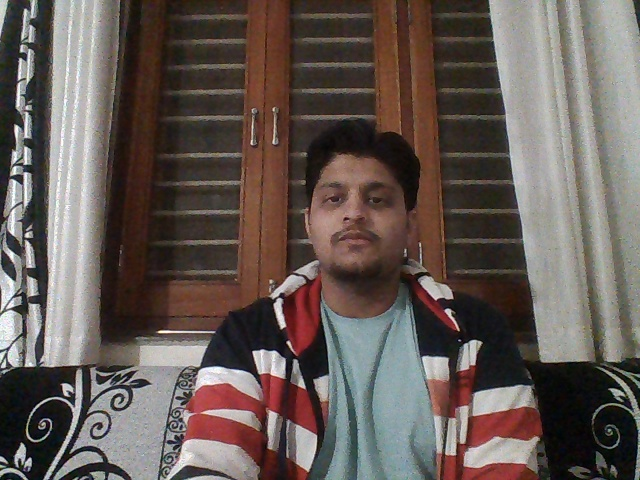
#> input picture Project-2/Images/OriginalImage.jpg, 640 x 480 px, given in place of the camera
$ python dataset.py
#> lines starting #> are read from the running program, lines starting #| are printed output that depends on the picture; after the words box and inside, x2 and y2 are one past the last pixel; in counts of white or black regions, pixels touching at a corner belong together
import cv2
import numpy as np
import csv

filename= 'C:\\Users\\ARPIT JAIN\\AppData\\Local\\Programs\\Python\\Python36\\Lib\\site-packages\\cv2\\data\\haarcascade_frontalface_default.xml'

def generate():

	cap = cv2.VideoCapture(0)
	count=0

	while True:

		_ , frame = cap.read()
#> frame is the input picture: shape (480, 640, 3); mean B, G, R 85.6, 90.5, 101.4
		gray = cv2.cvtColor(frame , cv2.COLOR_BGR2GRAY)
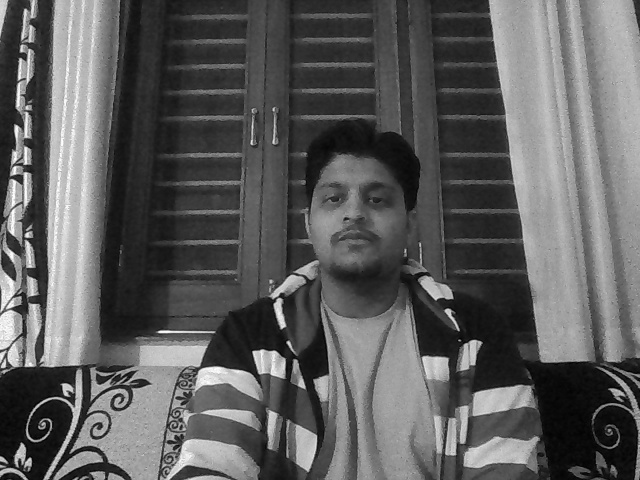
#> gray: shape (480, 640); min 0, max 255, mean 93.2

		face_cascade = cv2.CascadeClassifier(filename)
		#eye_cascade = cv2.CascadeClassifier('\\\\'.join(filename.split("\\")[:-1] )+ 'haarcascade_eye.xml')

		faces = face_cascade.detectMultiScale(gray , 1.3 , 5)
#> faces = [[295, 150, 121, 121]]

		for (x,y,w,h) in faces:

			cv2.rectangle(frame , (x,y),(x+w , y+h) , (0,0,255), 2)
			face = cv2.resize(gray[y:y+h ,x:x+w] , (200,200))
			file ="./datasets/image{}.pgm".format(count)
			cv2.imwrite(file , face)
			count+=1
#> this loop made 1 pass
#> (x, y, w, h, file, count) on pass 1: (295, 150, 121, 121, './datasets/image0.pgm', 1)
#> pass 1, in generate, `face = cv2.resize(gray[y:y+h ,x:x+w] , (200,200))`:
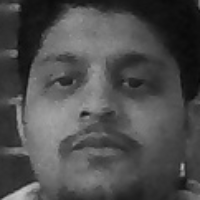
#> face: shape (200, 200); min 6, max 200, mean 77.3
#> after the loop:
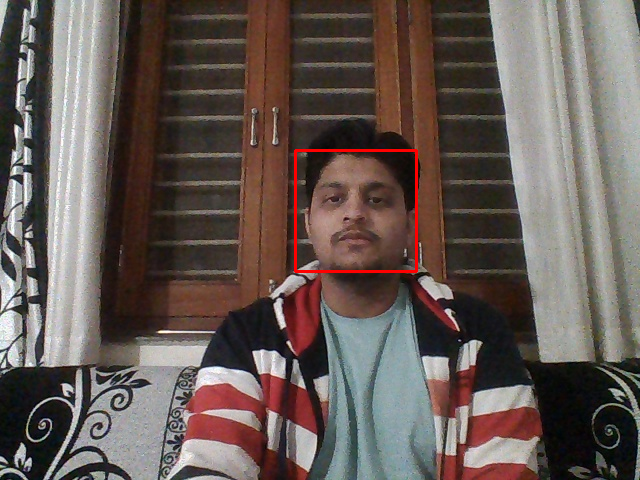
#> frame: shape (480, 640, 3); 0.47% of pixels changed, all inside (x1, y1, x2, y2) = (294, 149, 418, 273)
#> after the loop, count = 1

		cv2.imshow("camera" , frame)
		if cv2.waitKey(1) ==32:
#> (key Esc is pressed here)
			break

	#writing CSV file
	with open("dataset.csv" , "w") as csvfile:
				filewriter = csv.writer(csvfile, delimiter=';',
                             quoting=csv.QUOTE_MINIMAL)
				for i in range(count):
					filewriter.writerow(["./datasets/image{}.pgm".format(i) ,0])
	cap.release()
	cv2.destroyAllWindows()

if __name__ == "__main__":
	generate()

$ run again, on Project-2/Images/embossFilter.jpg
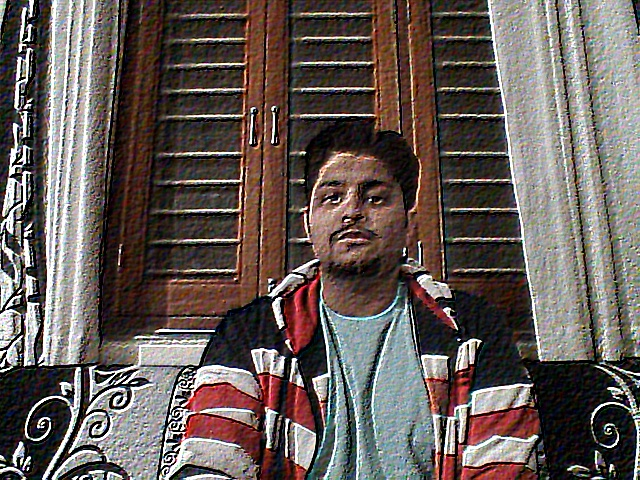
#> input picture Project-2/Images/embossFilter.jpg, 640 x 480 px, given in place of the camera
#> in generate, frame is the input picture: shape (480, 640, 3); mean B, G, R 87.2, 91.5, 102
#> faces = [[291, 145, 121, 121]]
#> the loop in generate, `for (x,y,w,h) in faces: ` made 1 pass
#> (x, y, w, h, file, count) on pass 1: (291, 145, 121, 121, './datasets/image0.pgm', 1)
#> pass 1, in generate, `face = cv2.resize(gray[y:y+h ,x:x+w] , (200,200))`:
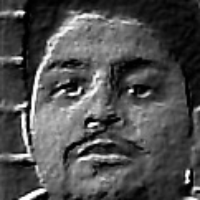
#> face: shape (200, 200); min 0, max 254, mean 79
#> after the loop in generate, `for (x,y,w,h) in faces:`:
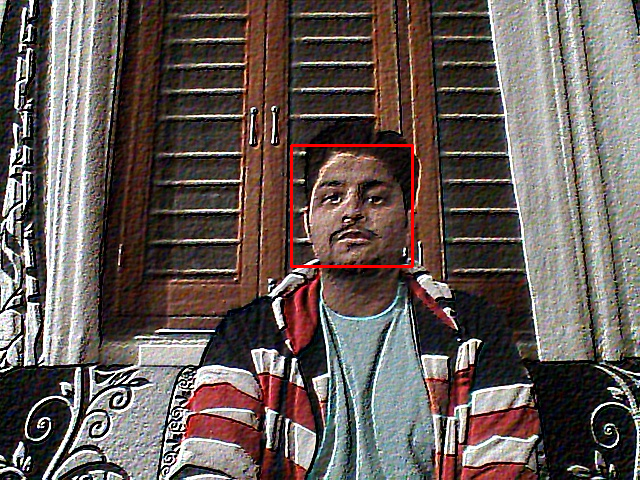
#> frame: shape (480, 640, 3); 0.47% of pixels changed, all inside (x1, y1, x2, y2) = (290, 144, 414, 268)
#> after the loop in generate, `for (x,y,w,h) in faces:`: count = 1
